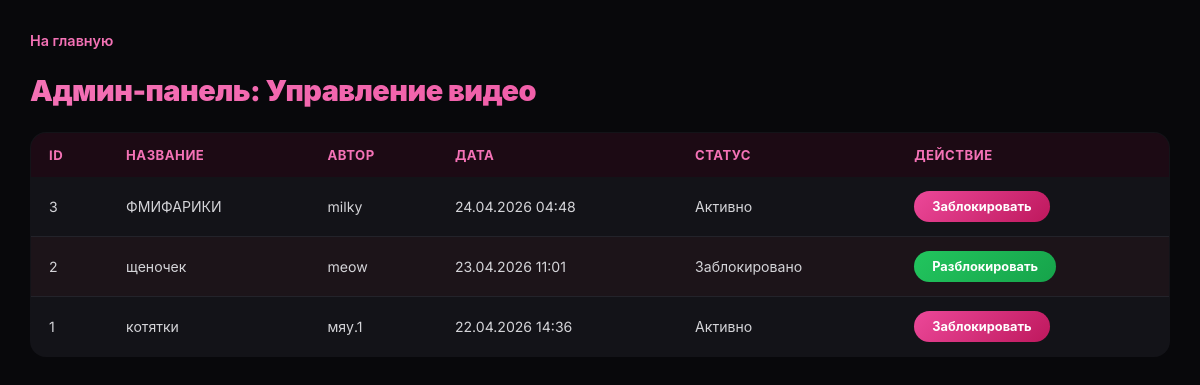
/admin-panel/ (signed in), run on an earlier commit of the app's database.
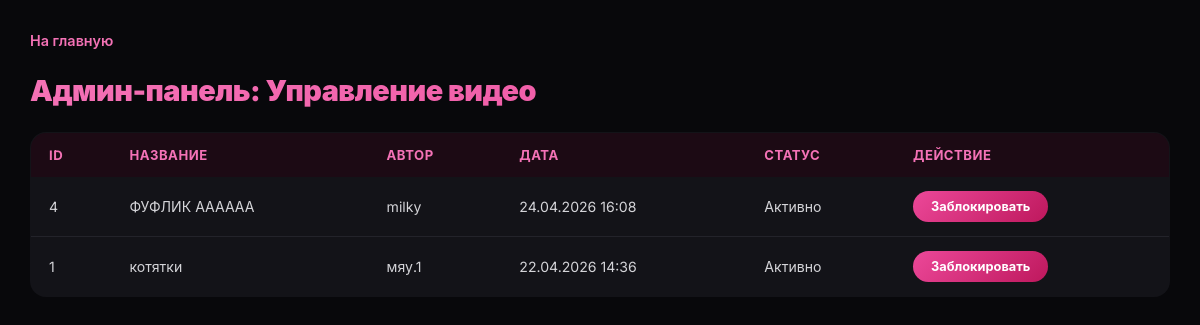
And on a later commit of the database.
### videos/models.py (models this page shows, shortened)
class Video(models.Model):
    author = models.ForeignKey(User, on_delete=models.CASCADE, verbose_name="Автор")
    title = models.CharField(max_length=100, verbose_name="Название")
    description = models.TextField(blank=True, verbose_name="Описание")
    video_file = models.FileField(upload_to='videos/', verbose_name="Файл видео")
    thumbnail = models.ImageField(upload_to='thumbnails/', blank=True, null=True, verbose_name="Превью")
    created_at = models.DateTimeField(auto_now_add=True, verbose_name="Дата загрузки")
    likes = models.IntegerField(default=0, verbose_name="Лайки")
    dislikes = models.IntegerField(default=0, verbose_name="Дизлайки")
    is_blocked = models.BooleanField(default=False, verbose_name="Заблокировано")
    block_reason = models.CharField(max_length=200, blank=True, null=True, verbose_name="Причина блокировки")
    class Meta:
        verbose_name = "Видео"
        verbose_name_plural = "Видео"
        ordering = ['-created_at']

### videos/views.py (the view)
# urls.py: path('admin-panel/', views.admin_video_list, name='admin_video_list'),
@staff_member_required  # Только для админов!
def admin_video_list(request):
    videos = Video.objects.all().order_by('-created_at')
    return render(request, 'videos/admin_video_list.html', {'videos': videos})

### videos/templates/videos/admin_video_list.html (shortened to what this page needs)
<!DOCTYPE html>
<html lang="ru">
<head>
</head>
<body>
    <a href="{% url 'home' %}" class="back-link">На главную</a>
    <h1>Админ-панель: Управление видео</h1>
    <table>
        <thead>
            <tr>
                <th>ID</th>
                <th>Название</th>
                <th>Автор</th>
                <th>Дата</th>
                <th>Статус</th>
                <th>Действие</th>
            </tr>
        </thead>
        <tbody>
            {% for video in videos %}
                <tr class="{% if video.is_blocked %}blocked{% endif %}">
                    <td>{{ video.id }}</td>
                    <td>{{ video.title }}</td>
                    <td>{{ video.author.username }}</td>
                    <td>{{ video.created_at|date:"d.m.Y H:i" }}</td>
                    <td>
                        {% if video.is_blocked %}
                            Заблокировано
                        {% else %}
                            Активно
                        {% endif %}
                    </td>
                    <td>
                        <a href="{% url 'toggle_block' video.id %}" class="btn {% if video.is_blocked %}btn-unblock{% else %}btn-block{% endif %}">
                            {% if video.is_blocked %}Разблокировать{% else %}Заблокировать{% endif %}
                        </a>
                    </td>
                </tr>
            {% endfor %}
        </tbody>
    </table>
</body>
</html>

### videos/templates/videos/admin_video_list.html (style rules this page uses)
:root { --bg: #08080b; --surface: #131318; --border: #23232a; --text: #fafafa; --text-secondary: #a1a1aa; --accent: #ec4899; --accent-dark: #be185d; }
* { box-sizing: border-box; margin: 0; padding: 0; }
body { font-family: 'Inter', -apple-system, BlinkMacSystemFont, sans-serif; background: var(--bg); color: var(--text); padding: 30px; min-height: 100vh; }
.back-link { display: inline-block; margin-bottom: 24px; color: #f472b6; text-decoration: none; font-weight: 600; font-size: 0.9rem; transition: 0.2s; }
h1 { font-weight: 900; font-size: 1.8rem; margin-bottom: 24px; background: linear-gradient(135deg, #f472b6 0%, #ec4899 100%); -webkit-background-clip: text; -webkit-text-fill-color: transparent; background-clip: text; letter-spacing: -0.5px; }
table { width: 100%; border-collapse: collapse; background: var(--surface); border-radius: 16px; overflow: hidden; border: 1px solid var(--border); }
th, td { padding: 14px 18px; text-align: left; }
th { background: #1c0a14; color: #f472b6; font-weight: 700; font-size: 0.82rem; text-transform: uppercase; letter-spacing: 0.5px; }
td { border-bottom: 1px solid var(--border); font-size: 0.88rem; color: #d4d4d8; }
.btn { padding: 8px 18px; border-radius: 100px; text-decoration: none; color: white; font-weight: 700; font-size: 0.8rem; transition: 0.2s; display: inline-block; }
.btn-block { background: linear-gradient(135deg, #ec4899, #be185d); }

What changed in the data, as far as the page shows it:
removed Video: id "3", title "ФМИФАРИКИ", author.username "milky", created_at "24.04.2026 04:48", is_blocked "Активно"
removed Video: id "2", title "щеночек", author.username "meow", created_at "23.04.2026 11:01", is_blocked "Заблокировано"
added Video: id "4", title "ФУФЛИК АААААА", author.username "milky", created_at "24.04.2026 16:08", is_blocked "Активно"
